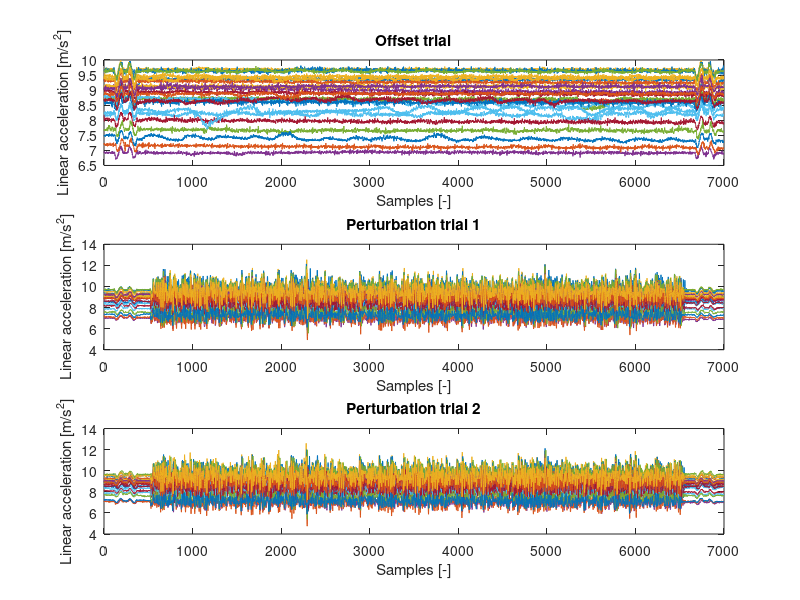

This figure's MATLAB source: (Note: this script raises an error after producing the figure.)
%% Processing and analysing raw heave IMU data of the upper body for 24 subjects

% Author: Jelle Waling de Haan
% Graduation project: Passive Rider Identification 
% Script: generating linear acceleration signals suitable for passive rider identification 
% Last update: 23-01-2019

% This script processes the raw heave IMU data for 24 subjects into final
% acceleration input signals suitable for system identification.

clear all
close all
clc 

%% Load files
% !!! CHANGE DESIGNED PERTURBATION FOR CORRECT MOTION HERE !!!
% Designed perturbation signal
load('heave_pert_amp1'); 
clearvars heave_vel_amp1 heave_dis_amp1

% !!! CHANGE mat-file FOR CORRECT MOTION HERE !!!
% Measured force signals
IMU_data  = load('cell_array_heave_IMU_UB_data_24subs.mat');

%% Define the correct sign convention here
des_pert    = -heave_acc_amp1;
clearvars heave_acc_amp1

%% Genereta cell structure (DO NOT CHANGE!)
IMU_data    = struct2cell(IMU_data);
offset      = cell2mat(IMU_data{1});
trial1      = cell2mat(IMU_data{2});
trial2      = cell2mat(IMU_data{3});

%% Plot raw acceleration data
figure('name', 'Raw IMU data')
subplot(311)
    plot(offset)
    xlabel('Samples [-]')
    ylabel('Linear acceleration [m/s^2]')
    title('Offset trial');
subplot(312)
    plot(trial1)
    xlabel('Samples [-]')
    ylabel('Linear acceleration [m/s^2]')
    title('Perturbation trial 1');
subplot(313)
    plot(trial2)
    xlabel('Samples [-]')
    ylabel('Linear acceleration [m/s^2]')
    title('Perturbation trial 2');
    
%% Filtering IMU data for removing noise
close all
offset_filt = IMU_noise_filter(offset);
trial1_filt = IMU_noise_filter(trial1);
trial2_filt = IMU_noise_filter(trial2);

%% Plot unfiltered against filtered IMU data
figure('name','Unfiltered vs. filtered IMU data')
subplot(231)
    plot(offset)
    %ylim([8 12]);
    xlim([0 7000]);
    ylabel('Linear acceleration [m/s^2]')
    title('Offset trial unfiltered');
subplot(234)
    plot(offset_filt)
    %ylim([8 12]);
    xlim([0 7000]);
    ylabel('Linear acceleration [m/s^2]')
    xlabel('Samples [-]')
    title('Offset trial filtered');
subplot(232)
    plot(trial1)
    %ylim([8 12]);
    xlim([0 7000]);
    title('Trial 1 unfiltered');
subplot(235)
    plot(trial1_filt)
    %ylim([8 12]);
    xlim([0 7000]);
    ylabel('Linear acceleration [m/s^2]')
    xlabel('Samples [-]')
    title('Trial 1 filtered');
subplot(233)
    plot(trial2)
    %ylim([8 12]);
    xlim([0 7000]);
    ylabel('Linear acceleration [m/s^2]')
    xlabel('Samples [-]')
    title('Trial 2 unfiltered');
subplot(236)
    plot(trial2_filt)
    %ylim([8 12]);
    xlim([0 7000]);
    ylabel('Linear acceleration [m/s^2]')
    xlabel('Samples [-]')
    title('Trial 2 filtered');

%% Compare designed perturbation signal with measured IMU signal
close all
figure()
    hold on;
    plot(des_pert);
    plot(trial1_filt(:,14));
    legend('Des. perturbation', 'Mes. signal')

%% Calculate delay and align all measured interface forces with the designed signal 
close all 

% this function calculates for all participants the delay between the
% designed signal and the measured IMU signals for trial 1 and 2.
[t1_aligned, lag_t1] = my_xcov_function_IMU(des_pert, trial1_filt);
[t2_aligned, lag_t2] = my_xcov_function_IMU(des_pert, trial2_filt);

%% Resample the measured IMU data
% p and q define the resampling rate = p/q
p = 6500;
q = 6502;

t1_resampled = my_resample_function(t1_aligned,p,q);
t2_resampled = my_resample_function(t2_aligned,p,q);

%% Check here the effect of resampling for individual subjects 
% give in subject number here
subject = 15;

% calculate offset of IMU sensor for better comparison 
error = mean(offset(1000:6000,subject));

figure('name','Checking the effect of resampling')
subplot(211)
    hold on;
    plot(des_pert)
    plot(t1_aligned{:,subject}-error)
    ylim([-2 2])
    ylabel('Linear acceleration [m/s^2]')
    xlabel('Samples [-]')
    legend('Des. perturbation', 'Raw Mes. signal')
subplot(212)
    hold on;
    plot(des_pert)
    plot(t1_resampled{:,subject}-error)
    ylim([-2 2])
    ylabel('Linear acceleration [m/s^2]')
    xlabel('Samples [-]')
    legend('Des. perturbation', 'Aligned. Mes. signal')

%% Extract perturbation part from measured IMU signals
final_acc_t1 = extract_pert_part_IMU(t1_aligned);
final_acc_t2 = extract_pert_part_IMU(t2_aligned);

figure()
subplot(211)
    plot(final_acc_t1);
    xlim([0 1000]);
subplot(212)
    plot(final_acc_t2);
    xlim([0 1000]);
    
%% Store final acc. signals for system identification (SI) 
close all
%%% !!! CHANGE NAME IN CORRECT MOTION !!! %%%
heave_acc_UB_signals_SI_t1 = final_acc_t1; 
heave_acc_UB_signals_SI_t2 = final_acc_t2;

%%% !!! STORE IN SAME DIRECTORY THAT CONTAINS THE TRANSFER FUNCTION SCRIPT FOR RIDER ID !!! %%% 
save('D:\gdialynas\Desktop\My files\Passive rider project\Jelle_de_hann_final\IMU_data\Upperbody\Heave\heave_acc_UB_signals_SI_t1_t2.mat','heave_acc_UB_signals_SI_t1','heave_acc_UB_signals_SI_t2');
